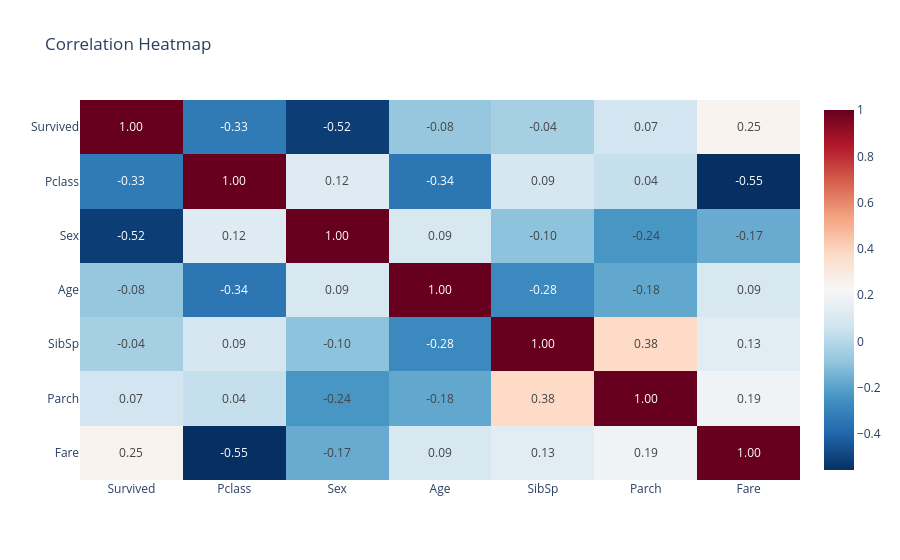

Notebook code cell kept with this figure:
### Code cell
corr = df.corr(numeric_only=True)

# Create heatmap
fig = px.imshow(
    corr,
    text_auto=".2f",          # Display correlation values
    color_continuous_scale="RdBu_r",  # Blue = positive, Red = negative
    aspect="auto",
    title="Correlation Heatmap"
)

fig.show()

### Figure 1 — Plotly figure (JSON) as saved in the notebook; plotly's stock layout.template omitted (floating-point values rounded to 4 significant figures)
{"data": [{"coloraxis": "coloraxis", "hovertemplate": "x: %{x}<br>y: %{y}<br>color: %{z}<extra></extra>", "name": "0", "texttemplate": "%{z:.2f}", "type": "heatmap", "x": ["Survived", "Pclass", "Sex", "Age", "SibSp", "Parch", "Fare"], "xaxis": "x", "y": ["Survived", "Pclass", "Sex", "Age", "SibSp", "Parch", "Fare"], "yaxis": "y", "z": [[1.0, -0.3314, -0.5161, -0.07811, -0.03784, 0.06986, 0.2472], [-0.3314, 1.0, 0.1185, -0.3427, 0.08705, 0.039, -0.5546], [-0.5161, 0.1185, 1.0, 0.09357, -0.09557, -0.2351, -0.169], [-0.07811, -0.3427, 0.09357, 1.0, -0.2793, -0.1827, 0.0925], [-0.03784, 0.08705, -0.09557, -0.2793, 1.0, 0.3795, 0.1338], [0.06986, 0.039, -0.2351, -0.1827, 0.3795, 1.0, 0.1908], [0.2472, -0.5546, -0.169, 0.0925, 0.1338, 0.1908, 1.0]]}], "layout": {"coloraxis": {"colorscale": [[0, "rgb(5,48,97)"], [0.1, "rgb(33,102,172)"], [0.2, "rgb(67,147,195)"], [0.3, "rgb(146,197,222)"], [0.4, "rgb(209,229,240)"], [0.5, "rgb(247,247,247)"], [0.6, "rgb(253,219,199)"], [0.7, "rgb(244,165,130)"], [0.8, "rgb(214,96,77)"], [0.9, "rgb(178,24,43)"], [1, "rgb(103,0,31)"]]}, "title": {"text": "Correlation Heatmap"}, "xaxis": {"anchor": "y", "domain": [0, 1]}, "yaxis": {"anchor": "x", "autorange": "reversed", "domain": [0, 1]}}}
